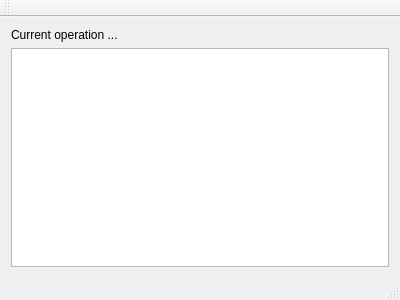
<?xml version="1.0" encoding="UTF-8"?>
<ui version="4.0">
 <class>MainWindow</class>
 <widget class="QMainWindow" name="MainWindow">
  <property name="geometry">
   <rect>
    <x>0</x>
    <y>0</y>
    <width>400</width>
    <height>300</height>
   </rect>
  </property>
  <property name="windowTitle">
   <string>MainWindow</string>
  </property>
  <widget class="QWidget" name="centralWidget">
   <layout class="QVBoxLayout" name="verticalLayout">
    <item>
     <widget class="QLabel" name="label">
      <property name="text">
       <string>Current operation ...</string>
      </property>
     </widget>
    </item>
    <item>
     <widget class="QPlainTextEdit" name="plainTextEdit"/>
    </item>
   </layout>
  </widget>
  <widget class="QMenuBar" name="menuBar">
   <property name="geometry">
    <rect>
     <x>0</x>
     <y>0</y>
     <width>400</width>
     <height>25</height>
    </rect>
   </property>
  </widget>
  <widget class="QToolBar" name="mainToolBar">
   <attribute name="toolBarArea">
    <enum>TopToolBarArea</enum>
   </attribute>
   <attribute name="toolBarBreak">
    <bool>false</bool>
   </attribute>
  </widget>
  <widget class="QStatusBar" name="statusBar"/>
 </widget>
 <layoutdefault spacing="6" margin="11"/>
 <resources/>
 <connections/>
</ui>
